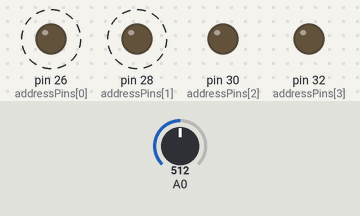
Bench run of a sketch on a simulated Arduino Mega 2560, built for the host (arithmetic inside an expression is 32-bit, double 64-bit). On the bench: output pins drawn as LEDs (lit = HIGH). Dashed ring = blinking. The test bench sets the inputs (shaded band); at power-on: A0 = 512. WiFi joins after 1.5 s; servers stay silent unless stated; what the sketch prints to the serial monitor is not drawn.

Above: at 0.06 s.
Timing chart, 0 to 3.0 s (numbered marks = the images above):
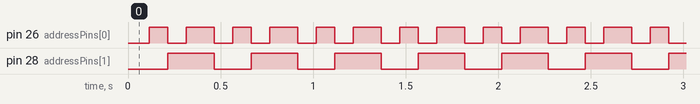

Measured:
- by itself, pin 26 (addressPins[0]): alternates HIGH for 0.13 s and LOW for 0.10 s
- by itself, pin 28 (addressPins[1]): alternates HIGH for 0.25 s and LOW for 0.20 s

The sketch:

Source_code_arduino_send_via_ethernet.ino
```cpp
#include <SPI.h>
#include <Ethernet.h>
#include <EthernetUdp.h>
#define NUM_SENSORS 4

byte mac[] = { 0xDE, 0xAD, 0xBE, 0xEF, 0xFE, 0xED };  // MAC address
IPAddress ip(192, 168, 1, 177);  // Arduino static IP
IPAddress computerIP(192, 168, 1, 100);  // Computer's IP address
unsigned int localPort = 8888;  // Local port to listen on

EthernetUDP Udp;

const int addressPins[4] = {26, 28, 30, 32};  // Digital pins for binary addressing
int sensorData[NUM_SENSORS];              // Array to store sensor readings

// Lookup table for 4-bit binary addressing
const int sensorAddresses[NUM_SENSORS][4] = {
  {LOW, LOW, LOW, LOW},   // 0000 - Sensor 0
  {HIGH, LOW, LOW, LOW},  // 0001 - Sensor 1
  {LOW, HIGH, LOW, LOW},  // 0010 - Sensor 2
  {HIGH, HIGH, LOW, LOW}  // 0011 - Sensor 3
};

void setup() {
  for (int i = 0; i < 4; i++) {
    pinMode(addressPins[i], OUTPUT);
    Serial.println("setup digital pin to output");
  }
  Serial.begin(9600);

  // Start the Ethernet
  Ethernet.begin(mac, ip);

  // Check Ethernet hardware
  if (Ethernet.hardwareStatus() == EthernetNoHardware) {
    Serial.println("Ethernet shield was not found.");
    //while (true);  // Stop execution
  }

  // Check if the Ethernet cable is connected
  if (Ethernet.linkStatus() == LinkOFF) {
    Serial.println("Ethernet cable is not connected.");
    delay(10);
  } else {
    Serial.println("Ethernet connected successfully!");
    delay(10);
  }

  // Start UDP
  Udp.begin(localPort);

}

void setSensorAddress(int sensorID) {

  // Set digital pins based on the lookup table
  for (int i = 0; i < 4; i++) {

    digitalWrite(addressPins[i], sensorAddresses[sensorID][i]);
    //Serial.println(String(i) + ", "+ String(sensorAddresses[sensorID][i]));
  }
  //Serial.println("end of sensor" );
}

void acquireAnalogData() {
  for (int i = 0; i < NUM_SENSORS; i++) {
    setSensorAddress(i);  // Set sensor address from LUT
    delay(50);            // Small delay to allow sensor switching
    sensorData[i] = analogRead(A0);
    delay(50);
    //Serial.println(String(sensorData[0]));
  }
}

void sendDataToEthernet() {
  char message[50];  // Buffer to store the formatted message
  int index = 0;

  index += snprintf(message + index, sizeof(message) - index, "["); // Start array format

  for (int i = 0; i < NUM_SENSORS; i++) {
    index += snprintf(message + index, sizeof(message) - index, "%d", sensorData[i]);
    if (i < NUM_SENSORS - 1) {
      index += snprintf(message + index, sizeof(message) - index, ", ");
    }
  }

  snprintf(message + index, sizeof(message) - index, "]"); // Close the array format

  Serial.println(message);  // Print the message for debugging

  if (Udp.beginPacket(computerIP, localPort)) {
    Udp.write(message);  // Directly send the character array
    //delay(20);
    Udp.endPacket();
    //Serial.println("Sent UDP Packet: " + String(message)); // Convert to String for Serial output
  } else {
    Serial.println("Failed to send UDP packet");
  }
}


void loop() {

  acquireAnalogData();
  sendDataToEthernet();
  delay(50);  // Wait for 50 milliseconds before sending the next reading
}
```
